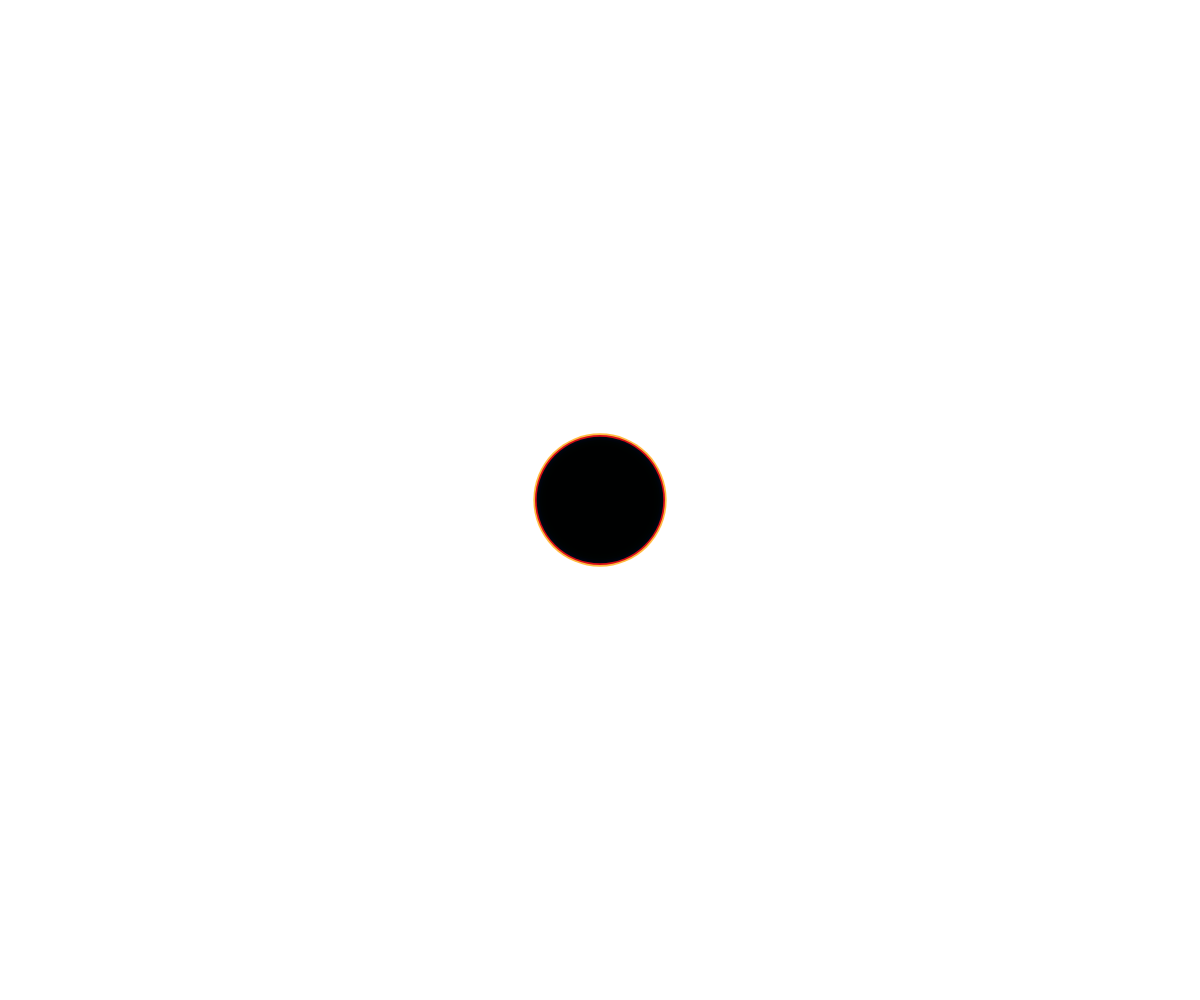
Frame 1 (no input)
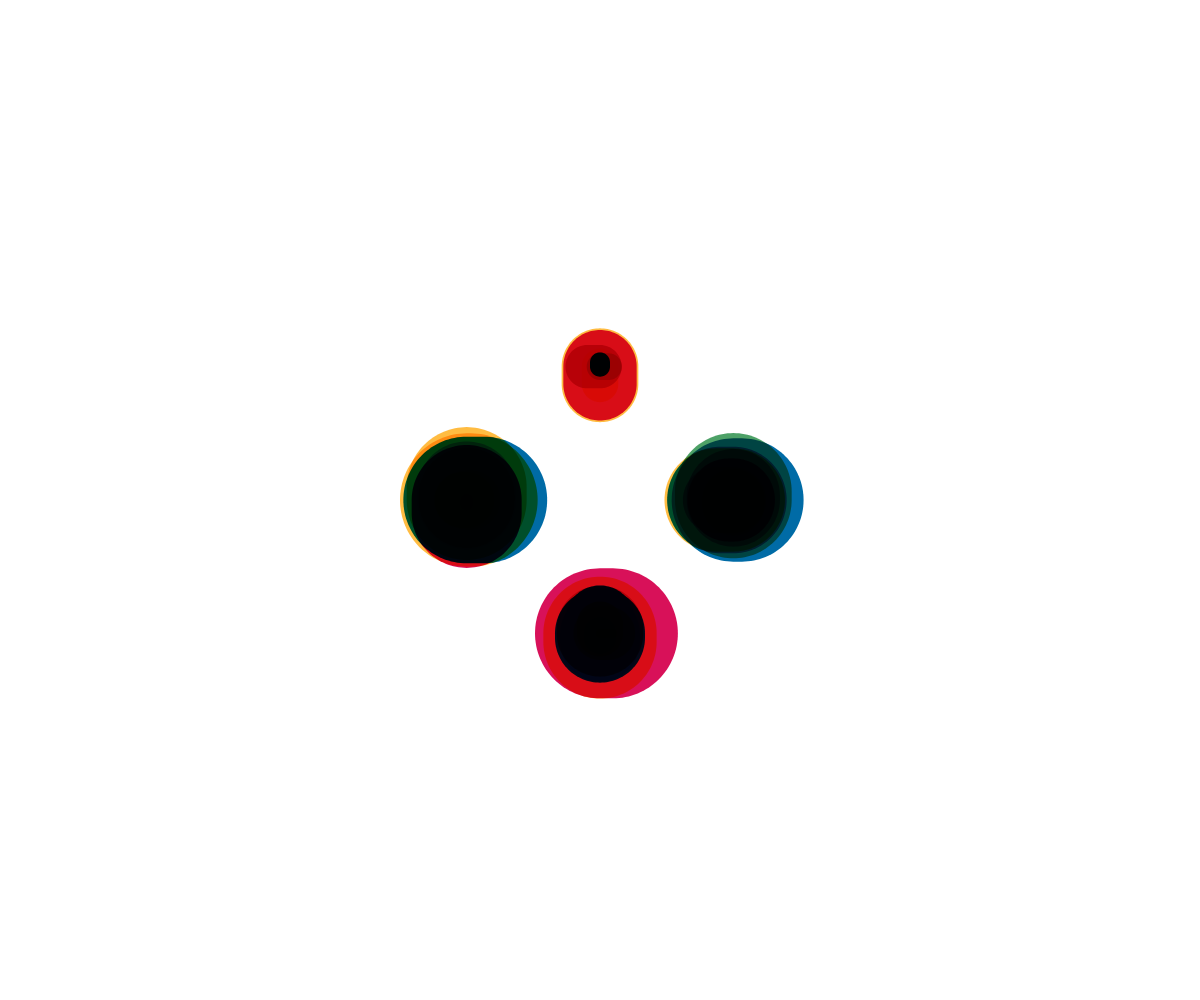
Frame 60 (no input)
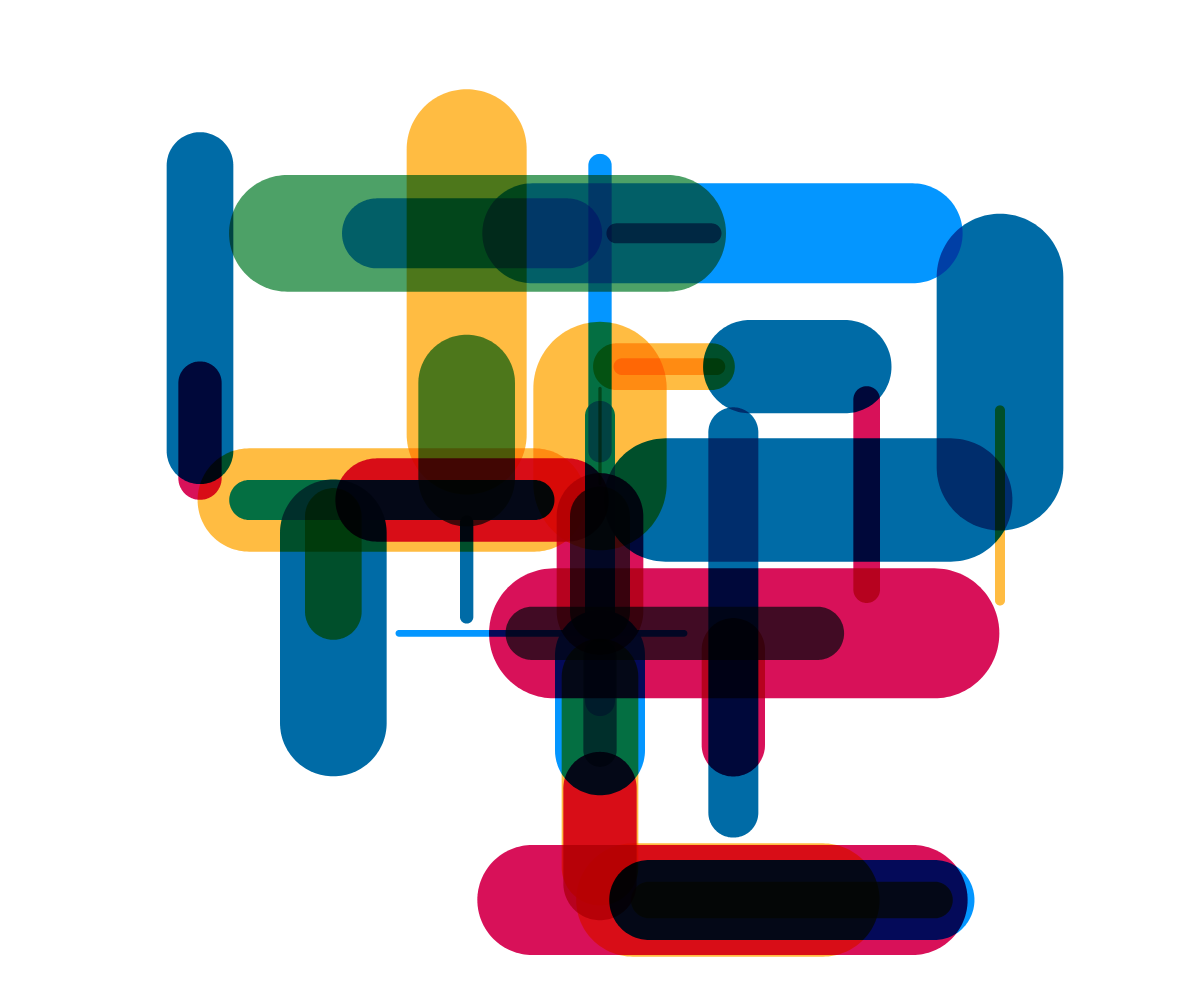
Frame 120 (the mouse pressed at the canvas centre since frame 60)

The p5.js sketch that drew these frames (run headless with seeded random() and noise() and a simulated clock; from frame 60 on, the mouse is pressed at the canvas centre):

// p5.js sketch
// ── sketch.js
let _minWidth;
let _palette =
["006ba6","0496ff","ffbc42","d81159","4da167"];
let _aryPoints = [];
let _d;
let _type;
let _unitTime;
let _numStep;

function setup() {
  createCanvas(windowWidth, windowHeight);
  _minWidth = min(width, height) * 0.8;
  colorMode(HSB, 360, 100, 100, 255);
  ellipseMode(RADIUS);
  frameRate(30);
  noStroke();
  ellipseMode(RADIUS);
  setObject();
}

function setObject() {
  shuffle(_palette, true);

  let numPoints = 40;
  let xy1Start = createVector(0, 0);
  let xy2Start = createVector(0, 0);
  let unitTime = 45;
  _numStep = 6;
  let xyShift = createVector(_minWidth / _numStep, 0);
  _aryPoints = [];
  let maxR = _minWidth / _numStep / 2;
  let d = 5;
  let type = "inout";
  let delay = -10;
  for (let i = 0; i < numPoints; i++) {
    let rnd = random([0, 1, 2, 3]);
    let xy1End = p5.Vector.add(xy1Start, p5.Vector.rotate(xyShift, PI/2 * rnd));
    let xy2End = p5.Vector.add(xy2Start, p5.Vector.rotate(xyShift, PI/2 * rnd));
    let r = maxR / numPoints *(i + 1);
    _aryPoints[i] = new Points(xy1Start, xy1End, xy2Start, xy2End, r, unitTime, xyShift, type, d, delay);
  }
}

class Points {
  constructor(xy1Start, xy1End, xy2Start, xy2End, r, unitTime, xyShift, type, d, delay) {
    this.xy1Start = xy1Start;
    this.xy1End = xy1End;
    this.xy2Start = xy2Start;
    this.xy2End = xy2End;
    this.r = r;
    this.unitTime = unitTime;
    this.timeNumber = 0;
    this.count1 = 0;
    this.count2 = delay;
    this.xyShift = xyShift;
    this.d = d;
    this.type = type;
    this.col = color("#" + random(_palette));
  }
  
  update() {
    let unitTime = this.unitTime;

    this.xy1Current = p5.Vector.lerp(this.xy1Start, this.xy1End, easing(unitTime, this.count1, this.type, this.d));
    this.count1++;
    if (this.count1 > unitTime) {
      this.count1 = 0;
      this.xy1Start = this.xy1End;
      let xy1EndNew = p5.Vector.add(this.xy1End, p5.Vector.rotate(p5.Vector.mult(this.xyShift, int(random(1, _numStep))), PI/2 * random([0, 1, 2, 3])));
      let margin = 1.01;
      while(xy1EndNew.x > _minWidth/2 * margin || xy1EndNew.x < -_minWidth/2 * margin || xy1EndNew.y > _minWidth/2 * margin || xy1EndNew.y < -_minWidth/2 * margin) { 
        xy1EndNew = p5.Vector.add(this.xy1End, p5.Vector.rotate(p5.Vector.mult(this.xyShift, int(random(1, _numStep))), PI/2 * random([0, 1, 2, 3])));
      }
      this.xy1End = xy1EndNew;
      this.xy1Current = this.xy1Start;

      this.xy2EndNext = xy1EndNew; 
    }

    this.xy2Current = p5.Vector.lerp(this.xy2Start, this.xy2End, easing(unitTime, max(0, this.count2), this.type, this.d));
    this.count2++;
    if (this.count2 > unitTime) {
      this.count2 = 0;
      this.xy2Start = this.xy2End;
      this.xy2End = this.xy2EndNext;
      
      this.xy2Current = this.xy2Start;
    }
  }

  draw() {
    fill(this.col);
    if (this.xy1Current.x == this.xy2Current.x && this.xy1Current.y == this.xy2Current.y) {
      ellipse(this.xy2Current.x, this.xy2Current.y, this.r);
    } else {
      let aryPoints = getContactLine(this.xy1Current, this.xy2Current, this.r, this.r);
      drawVertexShape(aryPoints);
    } 
  }
}

function getContactLine(xy1, xy2, r1, r2) {
  let xy_l;
  let xy_s;
  let r_l;
  let r_s;
  if (r1 > r2) {
    xy_l = xy1;
    xy_s = xy2;
    r_l = r1;
    r_s = r2;
  } else {
    xy_l = xy2;
    xy_s = xy1;
    r_l = r2;
    r_s = r1;
  }
  let numAng = 64;
  let aryContactLinePoints = [];
  let d = p5.Vector.dist(xy_l, xy_s);
  if (d <= r_l - r_s) {
    for (let i = 0; i < numAng; i++) {
      let vec_radius_l = createVector(0, r_l);
      let vec = p5.Vector.add(xy_l, vec_radius_l);
      aryContactLinePoints.push(vec);
      vec_radius_l.rotate(2*PI / numAng);
    }
  }
  
  let theta_l = acos((r_l - r_s) / d);
  let vec_l_s = p5.Vector.sub(xy_s, xy_l);
  let vec_radius_l = p5.Vector.rotate(vec_l_s, theta_l).setMag(r_l);
  
  for (let i = 0; i < numAng + 1; i++) {
    let vec = p5.Vector.add(xy_l, vec_radius_l);
    aryContactLinePoints.push(vec);
    vec_radius_l.rotate((2*PI - theta_l * 2) / numAng);
  }
  let theta_s = PI - theta_l;
  let vec_s_l = p5.Vector.sub(xy_l, xy_s);
  let vec_radius_s = p5.Vector.rotate(vec_s_l, theta_s).setMag(r_s);
  for (let i = 0; i < numAng + 1; i++) {
    let vec = p5.Vector.add(xy_s, vec_radius_s);
    aryContactLinePoints.push(vec);
    vec_radius_s.rotate((2*PI - theta_s * 2) / numAng);
  }

  return aryContactLinePoints;
}

function drawVertexShape(aryPoints) {
  beginShape();
  for (let i = 0; i < aryPoints.length; i++) {
    vertex(aryPoints[i].x, aryPoints[i].y);
  }
  endShape(CLOSE);
}

function easing(unitTime, t, type, d) {
  let value;
  if (type == "in") {
    value = easeIn(unitTime, t, d);
  } else if (type == "out") {
    value = easeOut(unitTime, t, d);
  } else if (type == "inout") {
    value = easeInOut(unitTime, t, d);
  }

  return value;
}

function easeIn(unitTime, t, d) {
  let value = (t / unitTime)**d;

  return value;
}

function easeOut(unitTime, t, d) {
  let t2 = unitTime - t;
  let value = 1 - easeIn(unitTime, t2, d);

  return value;
}

function easeInOut(unitTime, t, d) {
  let t2;
  let value;
  if (t < unitTime / 2) {
    t2 = t * 2;
    value = easeIn(unitTime, t2, d) / 2;
  } else {
    t2 = t * 2 - unitTime;
    value = easeOut(unitTime, t2, d) / 2 + 0.5;
  }

  return value;
}

function draw() {
  clear();
  blendMode(MULTIPLY);
  translate(width/2, height/2);
  background(100);

  for (let i = _aryPoints.length - 1; i >= 0; i--) {
    _aryPoints[i].update();
    _aryPoints[i].draw();
  }
}
